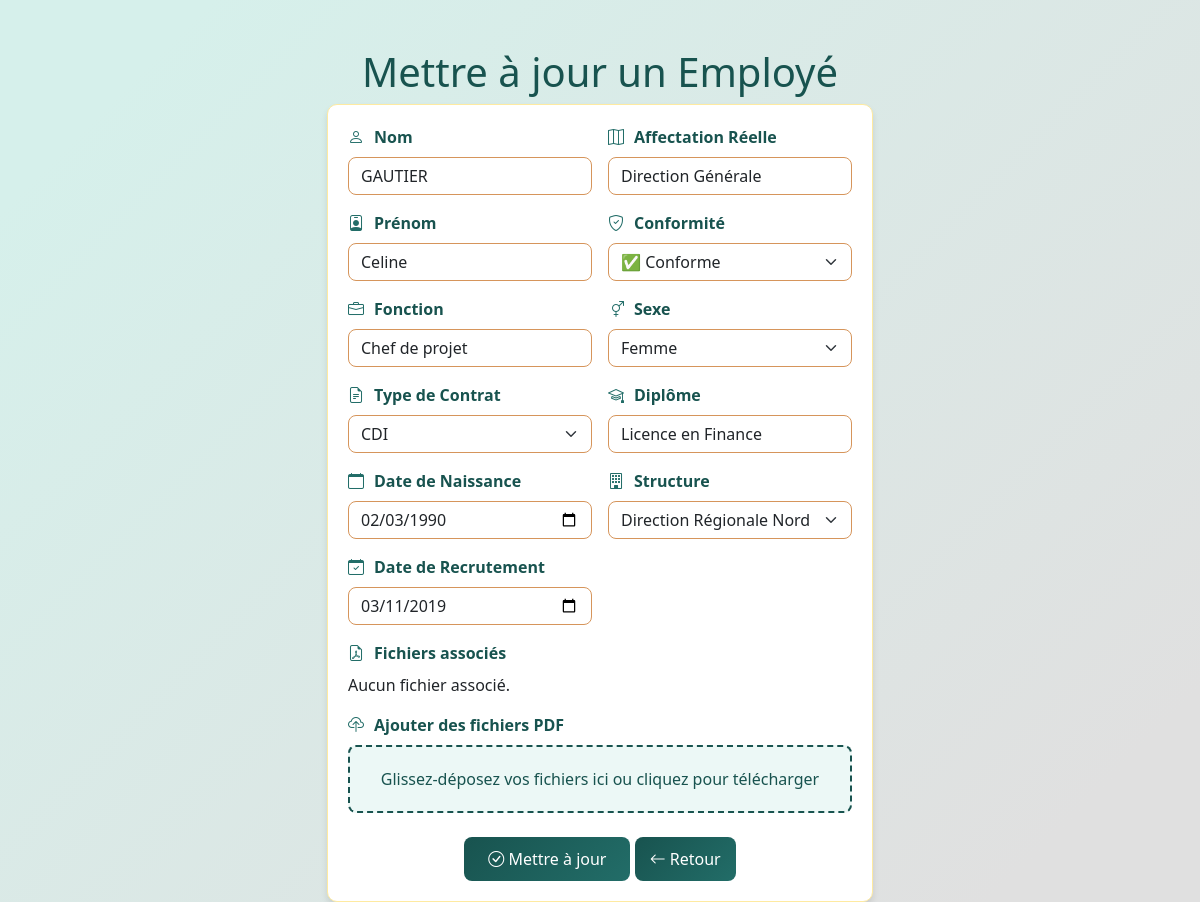
/pages/update_employee.php?id=6 (signed in), run on the app's committed database.
### tables this page shows
CREATE TABLE `t_employes_emplys` (
  `id_employe` int(11) NOT NULL,
  `nom` varchar(100) NOT NULL,
  `prenom` varchar(100) NOT NULL,
  `sexe` enum('M','F') NOT NULL,
  `date_naissance` date NOT NULL,
  `date_recrutement` date NOT NULL CHECK (`date_recrutement` > `date_naissance`),
  `diplome` varchar(150) DEFAULT NULL,
  `fonction` varchar(100) DEFAULT NULL,
  `type_contrat` enum('CDD','CDI') NOT NULL,
  `structure_id` int(11) DEFAULT NULL,
  `archivé` tinyint(1) DEFAULT 0,
  `affectation_réelle` varchar(255) DEFAULT NULL,
  `conformite` tinyint(1) DEFAULT 1
);

CREATE TABLE `t_structures_strcts` (
  `id_structure` int(11) NOT NULL,
  `nom_structure` varchar(150) NOT NULL,
  `type_structure` enum('Direction Générale','Direction Régionale') NOT NULL,
  `directeur_id` varchar(255) DEFAULT NULL
);

### pages/update_employee.php (the view, shortened to what this page needs)
<?php
require '../includes/config.php';
$id_employe = intval($_GET['id']);
$employe_result = $conn->query("SELECT * FROM t_employes_emplys WHERE id_employe = $id_employe");
$employe = $employe_result->fetch_assoc();
$structures_result = $conn->query("SELECT id_structure, nom_structure FROM t_structures_strcts");
$structures = $structures_result->fetch_all(MYSQLI_ASSOC);
$dossier_path = "../dossiers/" . $id_employe;
$fichiers = is_dir($dossier_path) ? array_diff(scandir($dossier_path), array('.', '..')) : [];
?>
<!DOCTYPE html>
<html lang="fr">
<head>
    <link href="https://cdn.jsdelivr.net/npm/bootstrap@5.3.0/dist/css/bootstrap.min.css" rel="stylesheet">
    <link href="https://cdn.jsdelivr.net/npm/bootstrap-icons/font/bootstrap-icons.css" rel="stylesheet">
    <link rel="stylesheet" href="https://cdnjs.cloudflare.com/ajax/libs/font-awesome/6.0.0-beta3/css/all.min.css">
</head>
<body>
    <div class="container mt-5">
        <h1 class="text-center" style="color: #18534F;">Mettre à jour un Employé</h1>
        <div class="row justify-content-center">
            <div class="col-md-6">
            <form method="POST" enctype="multipart/form-data" class="form-container">
    <div class="row g-3">
        <div class="col-md-6">
            <div class="mb-3">
                <label for="nom" class="form-label"><i class="bi bi-person"></i> Nom</label>
                <input type="text" class="form-control" id="nom" name="nom" value="<?php echo htmlspecialchars($employe['nom']); ?>" required>
            </div>
            <div class="mb-3">
                <label for="prenom" class="form-label"><i class="bi bi-person-badge"></i> Prénom</label>
                <input type="text" class="form-control" id="prenom" name="prenom" value="<?php echo htmlspecialchars($employe['prenom']); ?>" required>
            </div>
            <div class="mb-3">
                <label for="fonction" class="form-label"><i class="bi bi-briefcase"></i> Fonction</label>
                <input type="text" class="form-control" id="fonction" name="fonction" value="<?php echo htmlspecialchars($employe['fonction']); ?>" required>
            </div>
            <div class="mb-3">
                <label for="type_contrat" class="form-label"><i class="bi bi-file-earmark-text"></i> Type de Contrat</label>
                <select class="form-select" id="type_contrat" name="type_contrat" required>
                    <option value="CDI" <?php echo $employe['type_contrat'] === 'CDI' ? 'selected' : ''; ?>>CDI</option>
                </select>
            </div>
            <div class="mb-3">
                <label for="date_naissance" class="form-label"><i class="bi bi-calendar"></i> Date de Naissance</label>
                <input type="date" class="form-control" id="date_naissance" name="date_naissance" value="<?php echo htmlspecialchars($employe['date_naissance']); ?>" required>
            </div>
            <div class="mb-3">
                <label for="date_recrutement" class="form-label"><i class="bi bi-calendar-check"></i> Date de Recrutement</label>
                <input type="date" class="form-control" id="date_recrutement" name="date_recrutement" value="<?php echo htmlspecialchars($employe['date_recrutement']); ?>" required>
            </div>
        </div>
        <div class="col-md-6">
            <div class="mb-3">
                <label for="affectation_reelle" class="form-label"><i class="bi bi-map"></i> Affectation Réelle</label>
                <input type="text" class="form-control" id="affectation_reelle" name="affectation_reelle" value="<?php echo htmlspecialchars($employe['affectation_réelle']); ?>" required>
            </div>
            <div class="mb-3">
                <label for="conformite" class="form-label"><i class="bi bi-shield-check"></i> Conformité</label>
                <select class="form-select" id="conformite" name="conformite" required>
                    <option value="1" <?php echo $employe['conformite'] == 1 ? 'selected' : ''; ?>>✅ Conforme</option>
                </select>
            </div>
            <div class="mb-3">
                <label for="sexe" class="form-label"><i class="bi bi-gender-ambiguous"></i> Sexe</label>
                <select class="form-select" id="sexe" name="sexe" required>
                    <option value="F" <?php echo $employe['sexe'] === 'F' ? 'selected' : ''; ?>>Femme</option>
                </select>
            </div>
            <div class="mb-3">
                <label for="diplome" class="form-label"><i class="bi bi-mortarboard"></i> Diplôme</label>
                <input type="text" class="form-control" id="diplome" name="diplome" value="<?php echo htmlspecialchars($employe['diplome']); ?>" required>
            </div>
            <div class="mb-3">
                <label for="structure_id" class="form-label"><i class="bi bi-building"></i> Structure</label>
                <select class="form-select" id="structure_id" name="structure_id" required>
                    <?php foreach ($structures as $structure): ?>
                        <option value="<?php echo $structure['id_structure']; ?>" <?php echo $structure['id_structure'] == $employe['structure_id'] ? 'selected' : ''; ?>>
                            <?php echo $structure['nom_structure']; ?>
                        </option>
                    <?php endforeach; ?>
                </select>
            </div>
        </div>
    </div>
    <div class="mb-3">
        <label class="form-label"><i class="bi bi-file-earmark-pdf"></i> Fichiers associés</label>
        <?php if (!empty($fichiers)): ?>
            <p style="color: #D6955B; font-weight: bold;">📌 Coche les fichiers à supprimer :</p>
            <ul class="list-group">
                <?php foreach ($fichiers as $file_name): ?>
                    <li class="list-group-item d-flex align-items-center">
                        <input class="me-2" type="checkbox" name="supprimer_fichiers[]" value="<?php echo htmlspecialchars($file_name); ?>">
                        <i class="bi bi-file-earmark-text text-primary me-2"></i> <?php echo htmlspecialchars($file_name); ?>
                    </li>
                <?php endforeach; ?>
            </ul>
        <?php else: ?>
            <p>Aucun fichier associé.</p>
        <?php endif; ?>
    </div>
    <div class="mb-3">
        <label class="form-label"><i class="bi bi-cloud-upload"></i> Ajouter des fichiers PDF</label>
        <div class="drop-zone">
            Glissez-déposez vos fichiers ici ou cliquez pour télécharger
        </div>
    </div>
    <div class="mt-4 text-center">
        <button type="submit" class="btn btn-primary px-4"><i class="bi bi-check-circle"></i> Mettre à jour</button>
        <a href="view_employee.php?id=<?php echo $employe['id_employe']; ?>" class="btn btn-primary">
                <i class="bi bi-arrow-left"></i> Retour
            </a>
    </div>
</form>
            </div>
        </div>
    </div>
</body>
</html>

### pages/update_employee.php (style rules this page uses)
body { background: linear-gradient(135deg, #D6F0EB 10%, #E0E0E0 90%); }
.form-container { background: white; border: 1px solid #FEEAA1; border-radius: 10px; padding: 20px; box-shadow: 0 4px 6px rgba(0, 0, 0, 0.1); }
.btn-primary { background-color: #18534F; border-color: #18534F; }
.drop-zone { border: 2px dashed #18534F; border-radius: 8px; padding: 20px; text-align: center; color: #18534F; background-color: #ECF8F6; cursor: pointer; }
.form-label { font-weight: bold; color: #18534F; display: flex; align-items: center; }
.form-label i { margin-right: 10px; color: #226D68; }
.form-control, .form-select { border-radius: 8px; border: 1px solid #D6955B; transition: all 0.3s ease-in-out; }
.btn-primary { background: linear-gradient(135deg, #18534F, #226D68); border: none; color: white; padding: 10px 15px; border-radius: 8px; transition: transform 0.3s ease-in-out, box-shadow 0.3s ease-in-out; }
.drop-zone { border: 2px dashed #18534F; border-radius: 8px; padding: 20px; text-align: center; color: #18534F; background-color: #ECF8F6; cursor: pointer; transition: all 0.3s ease-in-out; }

### data on the page
t_employes_emplys: nom "GAUTIER", prenom "Celine", fonction "Chef de projet", type_contrat "CDI", date_naissance "02/03/1990", date_recrutement "03/11/2019", affectation_reelle "Direction Générale", conformite "✅ Conforme", sexe "Femme", diplome "Licence en Finance", structure_id "Direction Régionale Nord"
